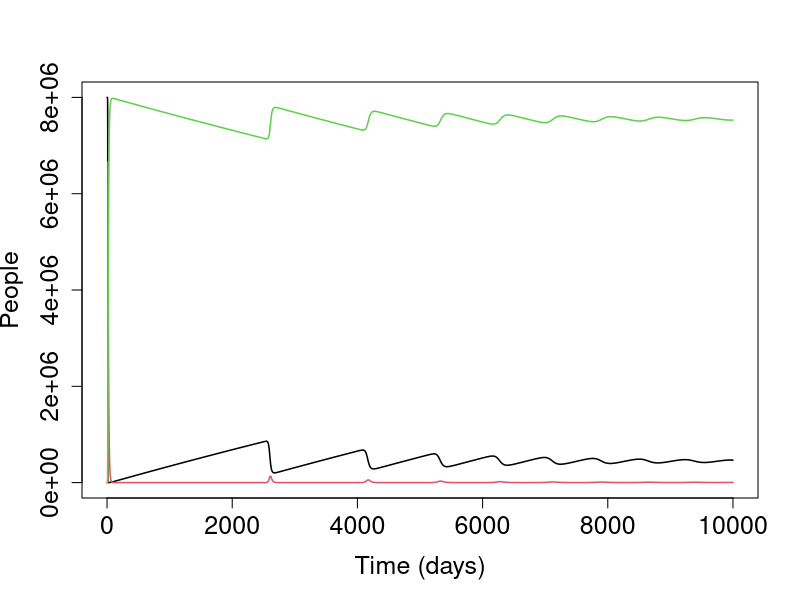

Here is the R script that generated this plot:
# par(cex=1.8)
par("ps"=18)
year <- 365
beta <- 1.8 # 1/day
D <- 10 # day
L <- 60*year

S <- 8e6 # people
I <- 1 # people
R <- 0 # people

deltaT <- 0.5 # days
FinTime <- 10000 # days

times <- seq(0, FinTime, by=deltaT)

Svec <- Ivec <- Rvec <- Nvec <- numeric(0)

for (i in 1:length(times)){
	N <- S+I+R

	Svec[i] <- S
	Ivec[i] <- I
	Rvec[i] <- R
	Nvec[i] <- N
	
	# Rates [1/day]
	trans=beta*S*I/N 
	recov=I/D
	reinc=R/L

	# Update
	S <- S + deltaT*(reinc-trans)
	I <- I + deltaT*(trans-recov)
	R <- R + deltaT*(recov-reinc)
}

matplot(times, cbind(Svec, Ivec, Rvec)
	, type="l", lty=1, lwd=1.5, col=1:3
	, xlab="Time (days)", ylab="People"
)
